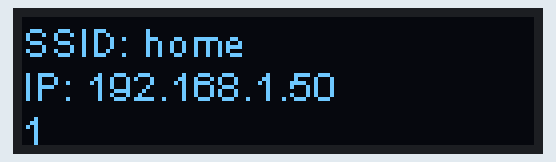
Recording of a program running on a simulated ESP8266 (NodeMCU). Parts: 128×32 one-colour display. WiFi joins after 1.5 s; servers stay silent unless stated.

Above: at 1.6 s.
At 5.7 s:
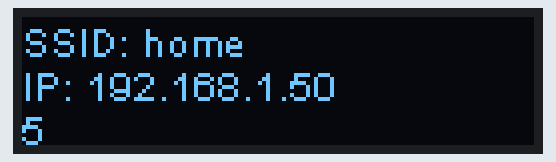
At 9.7 s:
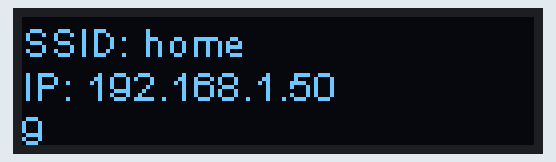
At 19.8 s:
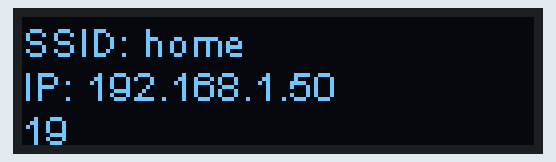
At 28.8 s:
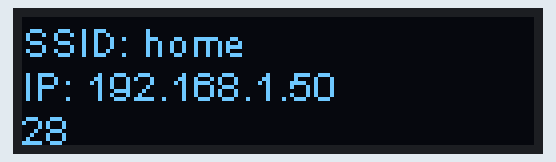
At 38.9 s:
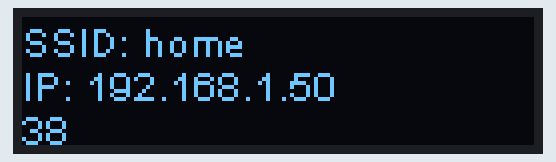

Measured:
- what the display in image 0 shows lasts 1.0 s, from 1.6 s to 2.6 s

The program:

main.cpp
```cpp
#include <Arduino.h>
#include <ESP8266WiFi.h>
#include "SSD1306Wire.h"

#include <DNSServer.h>
#include <ESP8266WebServer.h>
#include "WiFiManager.h"

SSD1306Wire display(0x3c, 4, 5, GEOMETRY_128_32);

String configAccessPoint("ESP8266");

int i = 0;

class DisplayState
{
  public:
    String Line1;
    String Line2;
    String Line3;

    DisplayState()
    {
      Line1 = "Connecting...";
      Line2 = "";
      Line3 = "";
    }
};

DisplayState displayState;


void resetOledDisplay() {
  //Manual reset of the OLED display
  pinMode(16, OUTPUT);
  digitalWrite(16, LOW);
  delay(50);
  digitalWrite(16, HIGH);
  display.init();
  display.flipScreenVertically();
  display.setFont(ArialMT_Plain_10);
  display.setTextAlignment(TEXT_ALIGN_LEFT);
}

void renderToDisplay() {
  display.clear();

  display.drawString(0, 0, displayState.Line1);
  display.drawString(0, 11, displayState.Line2);
  display.drawString(0, 22, displayState.Line3);

  display.display();
}

void configModeCallback (WiFiManager *wifiManager)
{
  displayState.Line1 = "Connect to " + configAccessPoint + " to";
  displayState.Line2 =  "configure this device.";
  renderToDisplay();
}

void setup()
{
  // put your setup code here, to run once:
  Serial.begin(9600);

  resetOledDisplay();

  renderToDisplay();

  WiFiManager wifiManager;
  wifiManager.setAPCallback(configModeCallback);
  wifiManager.setConfigPortalTimeout(60);
  //wifiManager.resetSettings();
  wifiManager.autoConnect(configAccessPoint.c_str());

  if (WiFi.localIP().isSet())
  {
    displayState.Line1 = "SSID: " + WiFi.SSID();
    displayState.Line2 = "IP: " + WiFi.localIP().toString();
    renderToDisplay();
  }
  else
  {
    displayState.Line1 = "Rebooting...";
    displayState.Line2 = "";
    renderToDisplay();

    delay(2000);

    ESP.restart();
  }
}


void loop()
{
  i++;

  String strI(i);
  displayState.Line3 = strI;

  renderToDisplay();

  delay(1000);
}
```
